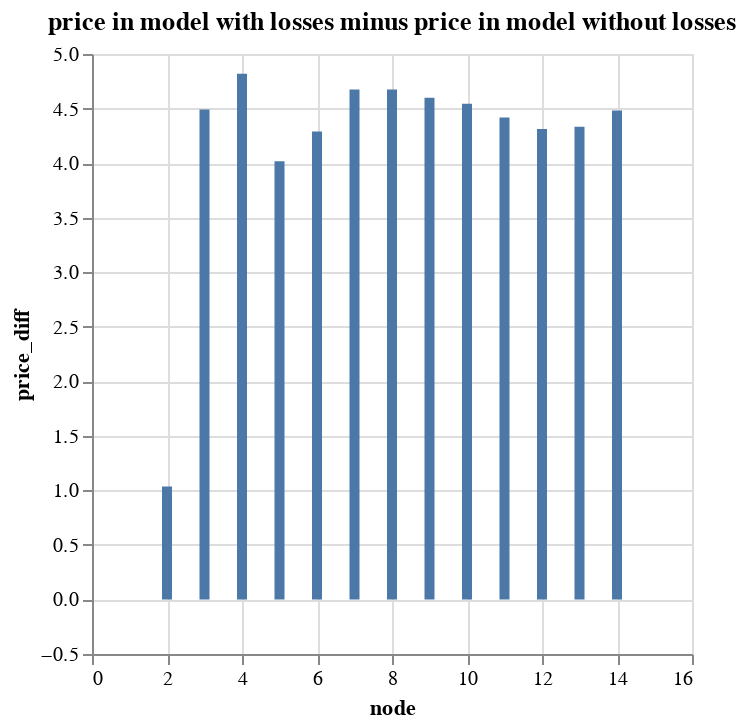

The notebook cell this image was saved under:
### Code cell
# Plot a comparison of the prices 
comp_price_df = DataFrame(with_losses = solution_2.prices.value, 
    without_losses = solution_2_no_losses.prices.value)
comp_price_df.price_diff = comp_price_df.with_losses .- comp_price_df.without_losses
comp_price_df.node = 1:14
comp_price_df |>
    @vlplot(:bar, x = :node, y = :price_diff, title = "price in model with losses minus price in model without losses")

### Figure 1 — Vega-Lite specification as saved in the notebook (floating-point values rounded to 4 significant figures)
{"data": {"values": [{"node": 1, "price_diff": -8.527e-14, "with_losses": 30.0, "without_losses": 30.0}, {"node": 2, "price_diff": 1.035, "with_losses": 31.04, "without_losses": 30.0}, {"node": 3, "price_diff": 4.492, "with_losses": 34.49, "without_losses": 30.0}, {"node": 4, "price_diff": 4.819, "with_losses": 34.82, "without_losses": 30.0}, {"node": 5, "price_diff": 4.016, "with_losses": 34.02, "without_losses": 30.0}, {"node": 6, "price_diff": 4.289, "with_losses": 34.29, "without_losses": 30.0}, {"node": 7, "price_diff": 4.675, "with_losses": 34.67, "without_losses": 30.0}, {"node": 8, "price_diff": 4.675, "with_losses": 34.67, "without_losses": 30.0}, {"node": 9, "price_diff": 4.599, "with_losses": 34.6, "without_losses": 30.0}, {"node": 10, "price_diff": 4.544, "with_losses": 34.54, "without_losses": 30.0}, {"node": 11, "price_diff": 4.419, "with_losses": 34.42, "without_losses": 30.0}, {"node": 12, "price_diff": 4.313, "with_losses": 34.31, "without_losses": 30.0}, {"node": 13, "price_diff": 4.333, "with_losses": 34.33, "without_losses": 30.0}, {"node": 14, "price_diff": 4.483, "with_losses": 34.48, "without_losses": 30.0}]}, "encoding": {"x": {"field": "node", "type": "quantitative"}, "y": {"field": "price_diff", "type": "quantitative"}}, "mark": "bar", "title": "price in model with losses minus price in model without losses"}
